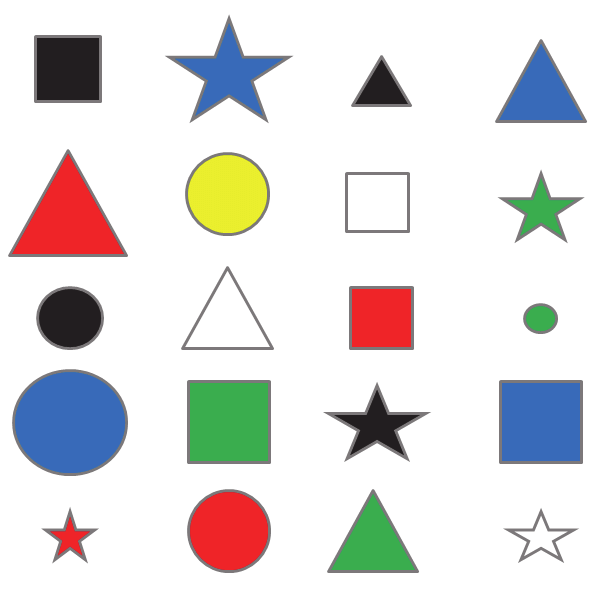
#> input picture Resources/Shape.png, 602 x 589 px
$ python chapter8.py
#> lines starting #> are read from the running program, lines starting #| are printed output that depends on the picture; after the words box and inside, x2 and y2 are one past the last pixel; in counts of white or black regions, pixels touching at a corner belong together; long printed decimals are rounded
#3.

import cv2
import numpy as np


def stackImages(scale, imgArray):
    rows = len(imgArray)
    print(rows)
    cols = len(imgArray[0])
    print(cols)
    rowsAvailable = isinstance(imgArray[0], list)
    print(rowsAvailable)
    width = imgArray[0][0].shape[1]
    height = imgArray[0][0].shape[0]
    if rowsAvailable:
        for x in range(0, rows):
            for y in range(0, cols):
                if imgArray[x][y].shape[:2] == imgArray[0][0].shape[:2]:
                    imgArray[x][y] = cv2.resize(imgArray[x][y], (0, 0), None, scale, scale)
                else:
                    imgArray[x][y] = cv2.resize(imgArray[x][y], (imgArray[0][0].shape[1], imgArray[0][0].shape[0]),
                                                None, scale, scale)
                if len(imgArray[x][y].shape) == 2: imgArray[x][y] = cv2.cvtColor(imgArray[x][y], cv2.COLOR_GRAY2BGR)
        imageBlank = np.zeros((height, width, 3), np.uint8)
        hor = [imageBlank] * rows
        hor_con = [imageBlank] * rows
        for x in range(0, rows):
            hor[x] = np.hstack(imgArray[x])
        ver = np.vstack(hor)
    else:
        for x in range(0, rows):
            if imgArray[x].shape[:2] == imgArray[0].shape[:2]:
                imgArray[x] = cv2.resize(imgArray[x], (0, 0), None, scale, scale)
            else:
                imgArray[x] = cv2.resize(imgArray[x], (imgArray[0].shape[1], imgArray[0].shape[0]), None, scale, scale)
            if len(imgArray[x].shape) == 2: imgArray[x] = cv2.cvtColor(imgArray[x], cv2.COLOR_GRAY2BGR)
        hor = np.hstack(imgArray)
        ver = hor
    return ver


# 이미지 윤곽(contours)과 계층(hierarchy)을 이용한 함수
def getContours(img):
    contours, hierarchy = cv2.findContours(img, cv2.RETR_EXTERNAL,
                                           cv2.CHAIN_APPROX_NONE)  # RETR_EXTERNAL = 아웃 코너 사용할때 좋은 함수이다.
    for count in contours:
        area = cv2.contourArea(count)
        print(f'area : {area}')
        if area > 500:
            cv2.drawContours(imgContour, count, -1, (255, 0, 0), 3)
            peri = cv2.arcLength(count,True)  # 적분을 통해 길이를 구한다. 곡선의 길이를 말함.
            print(f'peri : {peri}')  # 각 윤곽점을 찍음
            approx = cv2.approxPolyDP(count, 0.02*peri, True)  # approxPolyDP 함수로 다각형을 검출 할 수 있다.
            print(f'approx : {len(approx)}')  # 각 꼭지점의 갯수를 알 수 있다.
            objCor = len(approx)  # 코너  수 변수 선언
            x, y, w, h = cv2.boundingRect(approx)  # boundingRect 바운딩 박스 만들어주는 부분

            if objCor == 3: objectType = 'tri'
            elif objCor == 4:  # 직사각형과 정사각형 변수처리
                aspRatid = w/float(h)
                if aspRatid > 0.95 and aspRatid < 1.05 : objectType = 'Square'
                else:objectType='Rectangle'
            elif objCor>4 : objectType='Circle'

            else: objectType='None'

            cv2.rectangle(imgContour, (x,y), (x+w,y+h),(0,255,0),3)  # rectangle함수로 각 이미지에 x,y(0,0)좌표를 찍고, 높이와 넓이를 넣어줘서 박스르 그림
            cv2.putText(imgContour,objectType,
                        (x+(w//2)-10,y+(h//2)-10),cv2.FONT_HERSHEY_COMPLEX, 0.7,
                        (0,0,100),2)


path = 'Resources/Shape.png'
img = cv2.imread(path)
#> img is the input picture: shape (589, 602, 3); mean B, G, R 221.6, 222.2, 224
imgContour = img.copy()
imgGray = cv2.cvtColor(img, cv2.COLOR_BGR2GRAY)
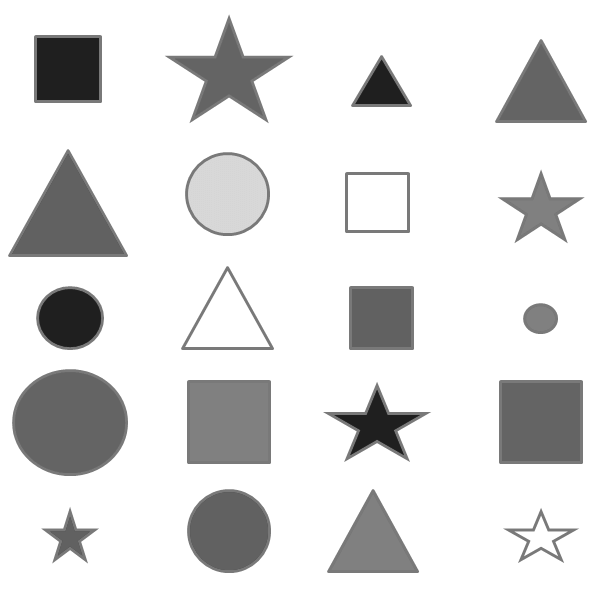
#> imgGray: shape (589, 602); min 31, max 255, mean 222.7
imgBlur = cv2.GaussianBlur(imgGray, (7, 7), 1)
imgCanny = cv2.Canny(imgBlur, 50, 50)
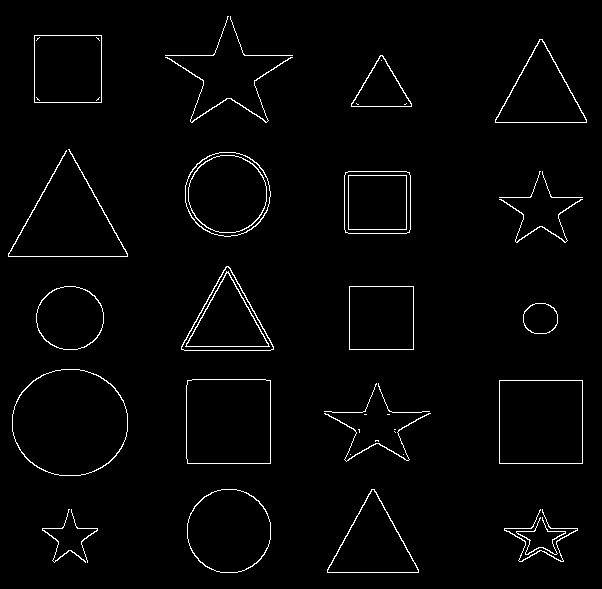
#> imgCanny: shape (589, 602); 2.1% white in thin lines or dots
imgBlank = np.zeros_like(img)
getContours(imgCanny)
#> in getContours, `contours, hierarchy = cv2.findContours(img, cv2.RETR_EXTERNAL, cv2.CHA..`: contours = 36 contours, 15 with area under 20; largest, box (x1, y1, x2, y2) and area: (12, 369, 128, 476) 9742, (186, 379, 271, 464) 7037, (499, 380, 583, 464) 6889, (185, 152, 271, 237) 5640, (187, 489, 271, 573) 5522
#> the loop in getContours, `for count in contours:` made 36 passes
#> (area, peri, approx, objCor, x, y, w, h) on passes 18, 19, 22, 28, 34: (6889, 332, [[499, 380], [499, 463], [582, 463], [582, 380]], 4, 499, 380, 84, 84), (7037, 333.7, [[187, 380], [187, 463], [270, 463], [270, 380]], 4, 187, 380, 84, 84), (4032, 254, [[349, 286], [349, 349], [413, 349], [413, 286]], 4, 349, 286, 65, 64), (4068, 251.3, [[345, 172], [345, 232], [409, 232], [409, 172]], 4, 345, 172, 65, 61), (4489, 268, [[34, 35], [34, 102], [101, 102], [101, 35]], 4, 34, 35, 68, 68)
#> (area, peri, approx, objCor, x, y, w, h) on passes 5, 24, 32, 33: (4005, 296.5, [[371, 489], [327, 572], [418, 572]], 3, 327, 489, 92, 84), (4157, 298.1, [[226, 266], [181, 349], [273, 349]], 3, 181, 266, 93, 84), (1646, 188, [[351, 103], [411, 106], [382, 55]], 3, 351, 55, 61, 52), (3999, 296.5, [[539, 39], [495, 122], [586, 122]], 3, 495, 39, 92, 84)
#| area : 34.0
#| area : 55.5
#| area : 14.0
#| area : 36.5
#| area : 4005.0
#| peri : 296.451
#| approx : 3
#| area : 5521.5
#| peri : 277.522
#| approx : 8
#> (further printed lines are left out)
#> after the loop in getContours, `for count in contours:`:
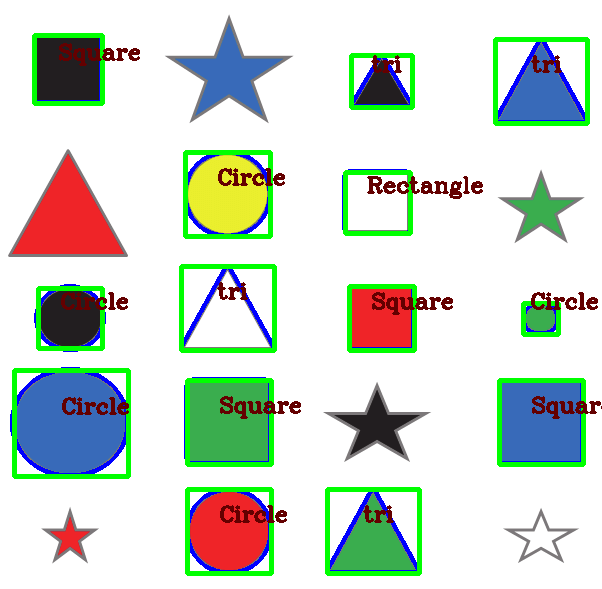
#> imgContour: shape (589, 602, 3); 9.74% of pixels changed, all inside (x1, y1, x2, y2) = (10, 33, 602, 576)

imgStack = stackImages(0.8, ([img, imgGray, imgBlur],
                             [imgCanny, imgContour, imgBlank]))
#> after the loop in stackImages, `for x in range(0, rows):`: hor = 2 items
#> in stackImages, `ver = np.vstack(hor)`:
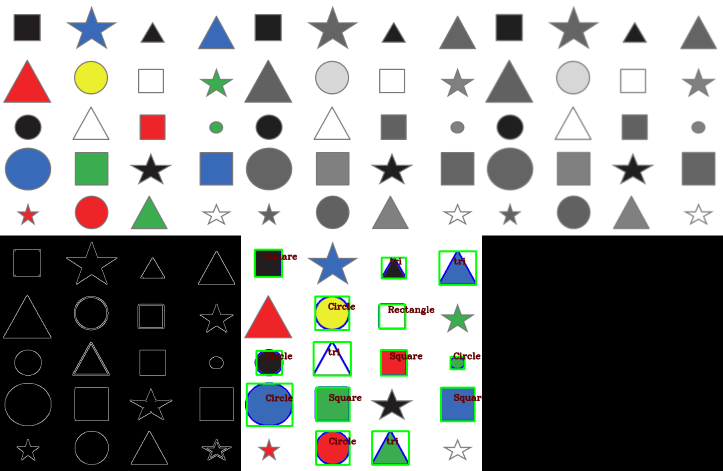
#> ver: shape (942, 1446, 3) (shown at 1/2 size); mean of channels 0, 1, 2 146.4, 148.3, 146.8; drawn as B, G, R

# cv2.imshow('Image',img)
# cv2.imshow('Image imgGray',imgGray)
# cv2.imshow('Image imgBlur',imgBlur)

cv2.imshow('Image_Stack', imgStack)

cv2.waitKey(0)

#2. 윤곽(Contour) 찾아내는 함수 사용 >> cv2.findContours
'''
import cv2
import numpy as np

def stackImages(scale,imgArray):
    rows = len(imgArray)
    print(rows)
    cols = len(imgArray[0])
    print(cols)
    rowsAvailable = isinstance(imgArray[0], list)
    print(rowsAvailable)
    width = imgArray[0][0].shape[1]
    height = imgArray[0][0].shape[0]
    if rowsAvailable:
        for x in range ( 0, rows):
            for y in range(0, cols):
                if imgArray[x][y].shape[:2] == imgArray[0][0].shape[:2]:
                    imgArray[x][y] = cv2.resize(imgArray[x][y], (0, 0), None, scale, scale)
                else:
                    imgArray[x][y] = cv2.resize(imgArray[x][y], (imgArray[0][0].shape[1], imgArray[0][0].shape[0]), None, scale, scale)
                if len(imgArray[x][y].shape) == 2: imgArray[x][y]= cv2.cvtColor( imgArray[x][y], cv2.COLOR_GRAY2BGR)
        imageBlank = np.zeros((height, width, 3), np.uint8)
        hor = [imageBlank]*rows
        hor_con = [imageBlank]*rows
        for x in range(0, rows):
            hor[x] = np.hstack(imgArray[x])
        ver = np.vstack(hor)
    else:
        for x in range(0, rows):
            if imgArray[x].shape[:2] == imgArray[0].shape[:2]:
                imgArray[x] = cv2.resize(imgArray[x], (0, 0), None, scale, scale)
            else:
                imgArray[x] = cv2.resize(imgArray[x], (imgArray[0].shape[1], imgArray[0].shape[0]), None,scale, scale)
            if len(imgArray[x].shape) == 2: imgArray[x] = cv2.cvtColor(imgArray[x], cv2.COLOR_GRAY2BGR)
        hor = np.hstack(imgArray)
        ver = hor
    return ver

# 이미지 윤곽(contours)과 계층(hierarchy)을 이용한 함수
def getContours(img):
    contours, hierarchy = cv2.findContours(img, cv2.RETR_EXTERNAL, cv2.CHAIN_APPROX_NONE)  # RETR_EXTERNAL = 아웃 코너 사용할때 좋은 함수이다.
    for count in contours:
        area = cv2.contourArea(count)
        print(area)
        cv2.drawContours(imgContour, count, -1, (255, 0, 0), 3)


path = 'Resources/Shape.png'
img = cv2.imread(path)
imgContour = img.copy()
imgGray = cv2.cvtColor(img, cv2.COLOR_BGR2GRAY)
imgBlur = cv2.GaussianBlur(imgGray, (7,7),1)
imgCanny = cv2.Canny(imgBlur,50,50)
imgBlank = np.zeros_like(img)
getContours(imgCanny)

imgStack = stackImages(0.6,([img,imgGray,imgBlur],
                            [imgCanny,imgContour,imgBlank]))

# cv2.imshow('Image',img)
# cv2.imshow('Image imgGray',imgGray)
# cv2.imshow('Image imgBlur',imgBlur)

cv2.imshow('Image_Stack',imgStack)

cv2.waitKey(0)
'''

#1. 이미지 Stack
'''
import cv2
import numpy as np

def stackImages(scale,imgArray):
    rows = len(imgArray)
    print(rows)
    cols = len(imgArray[0])
    print(cols)
    rowsAvailable = isinstance(imgArray[0], list)
    print(rowsAvailable)
    width = imgArray[0][0].shape[1]
    height = imgArray[0][0].shape[0]
    if rowsAvailable:
        for x in range ( 0, rows):
            for y in range(0, cols):
                if imgArray[x][y].shape[:2] == imgArray[0][0].shape [:2]:
                    imgArray[x][y] = cv2.resize(imgArray[x][y], (0, 0), None, scale, scale)
                else:
                    imgArray[x][y] = cv2.resize(imgArray[x][y], (imgArray[0][0].shape[1], imgArray[0][0].shape[0]), None, scale, scale)
                if len(imgArray[x][y].shape) == 2: imgArray[x][y]= cv2.cvtColor( imgArray[x][y], cv2.COLOR_GRAY2BGR)
        imageBlank = np.zeros((height, width, 3), np.uint8)
        hor = [imageBlank]*rows
        hor_con = [imageBlank]*rows
        for x in range(0, rows):
            hor[x] = np.hstack(imgArray[x])
        ver = np.vstack(hor)
    else:
        for x in range(0, rows):
            if imgArray[x].shape[:2] == imgArray[0].shape[:2]:
                imgArray[x] = cv2.resize(imgArray[x], (0, 0), None, scale, scale)
            else:
                imgArray[x] = cv2.resize(imgArray[x], (imgArray[0].shape[1], imgArray[0].shape[0]), None,scale, scale)
            if len(imgArray[x].shape) == 2: imgArray[x] = cv2.cvtColor(imgArray[x], cv2.COLOR_GRAY2BGR)
        hor= np.hstack(imgArray)
        ver = hor
    return ver

path = 'Resources/Shape.png'
img = cv2.imread(path)

imgGray = cv2.cvtColor(img, cv2.COLOR_BGR2GRAY)
imgBlur = cv2.GaussianBlur(imgGray, (7,7),1)
imgCanny = cv2.Canny(imgBlur,50,50)
imgBlank = np.zeros_like(img)

imgStack = stackImages(0.6,([img,imgGray,imgBlur],
                            [imgCanny,imgBlank,imgBlank]))

# cv2.imshow('Image',img)
# cv2.imshow('Image imgGray',imgGray)
# cv2.imshow('Image imgBlur',imgBlur)

cv2.imshow('Image_Stack',imgStack)

cv2.waitKey(0)
'''
